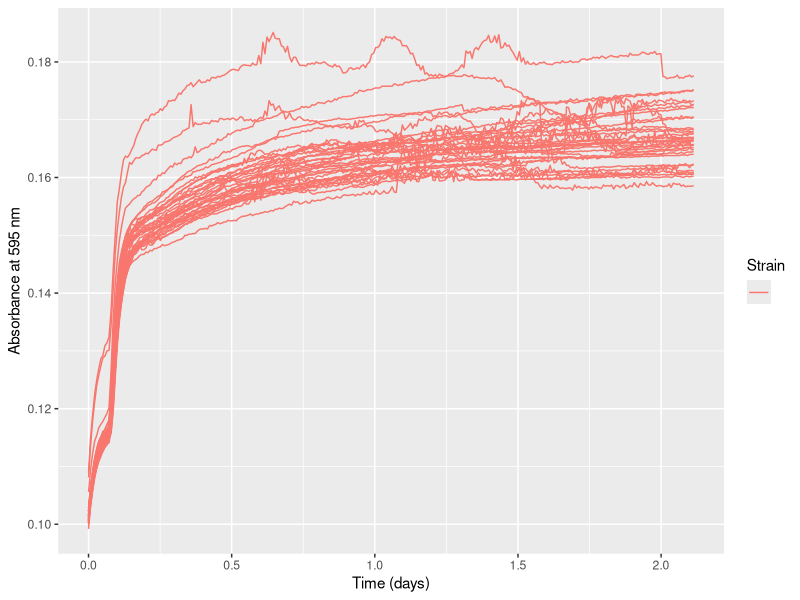
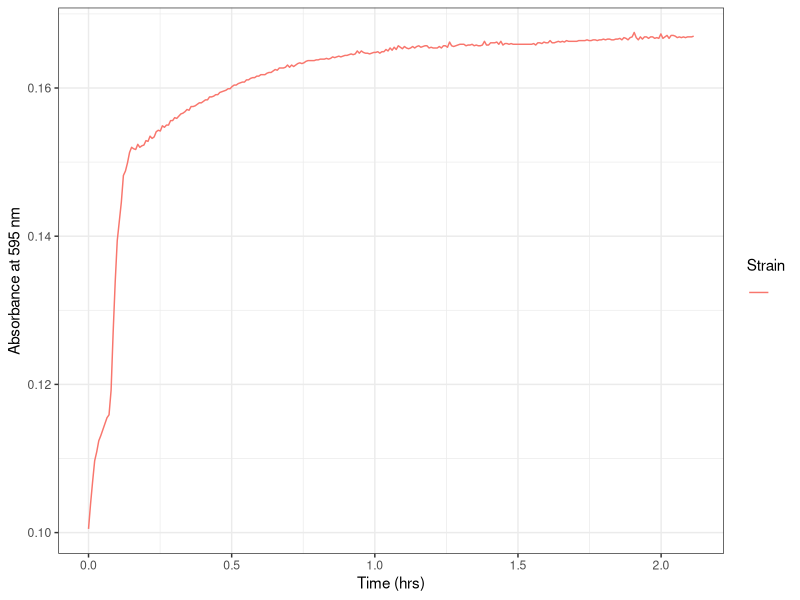
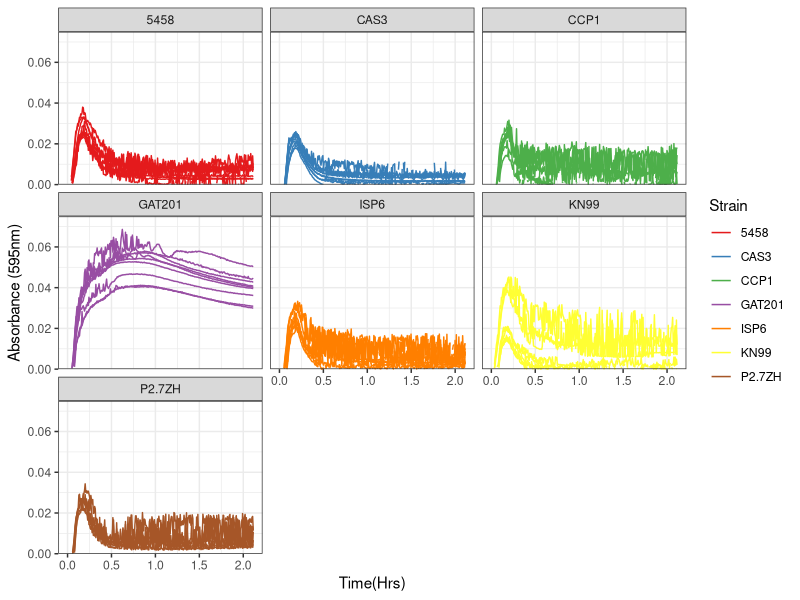
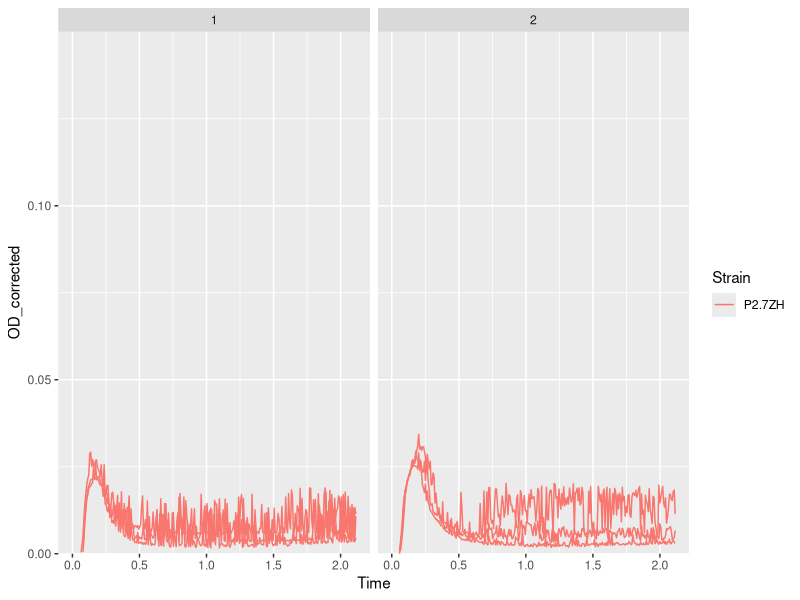
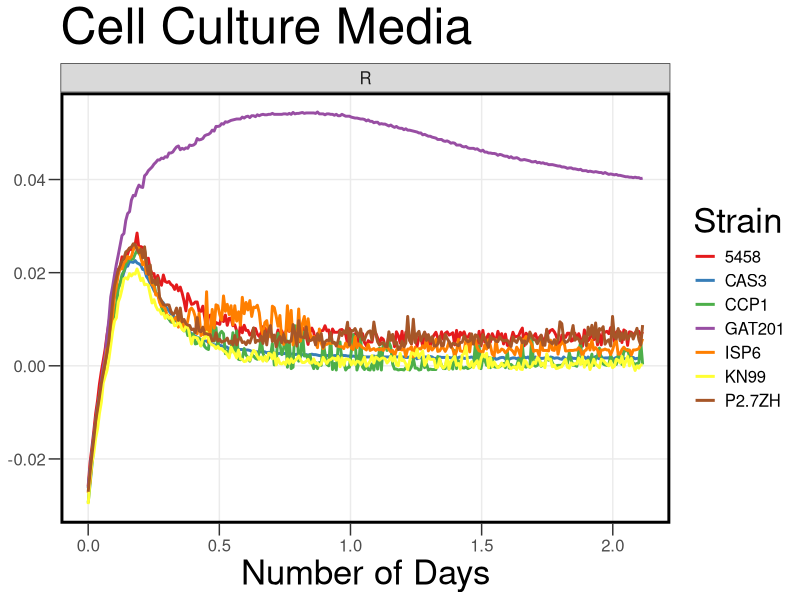
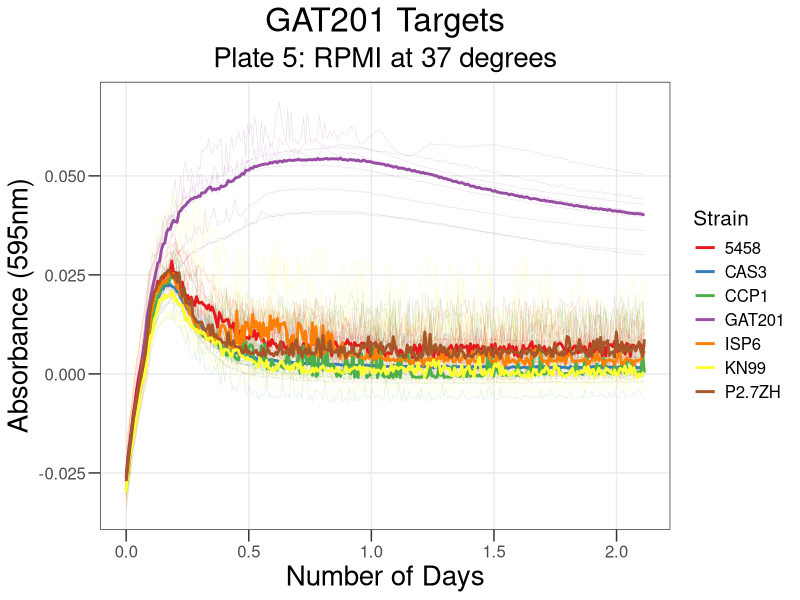
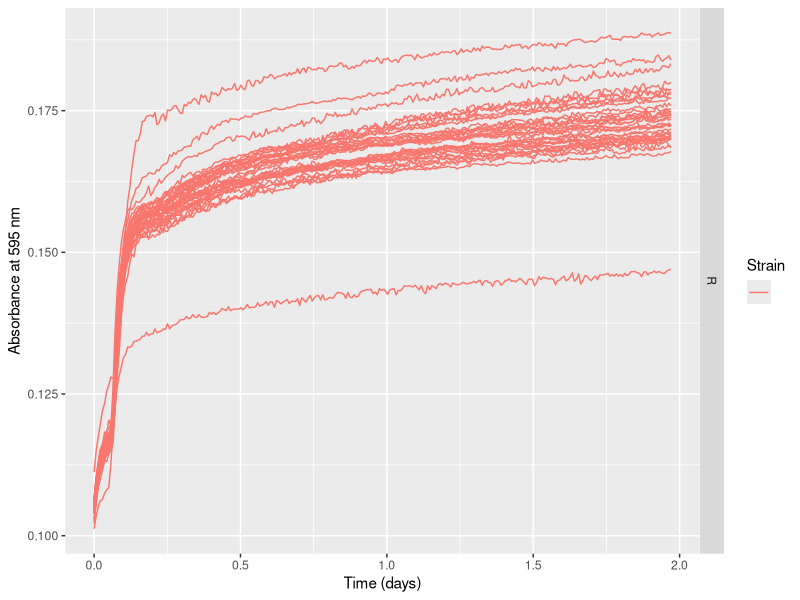
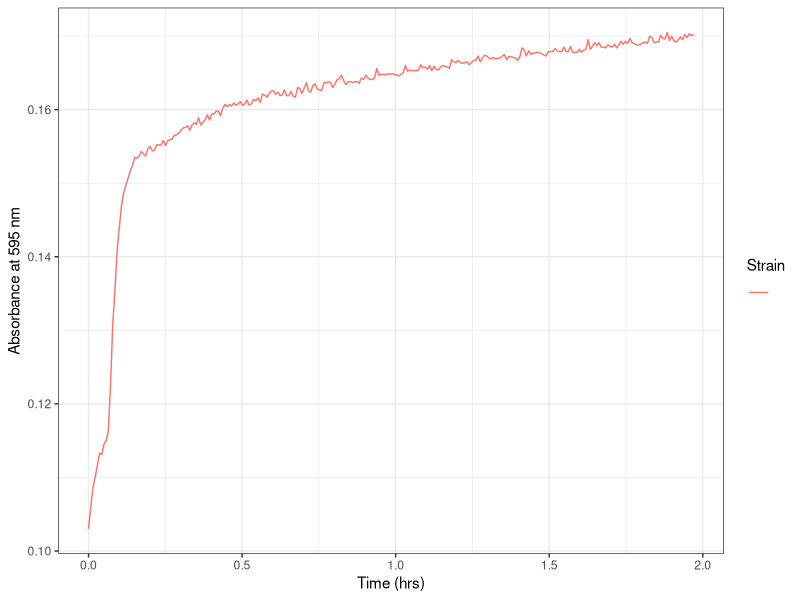

Generate these figures, in order, with R:
## ---- chunk 1
knitr::opts_chunk$set(echo = TRUE)
## ---- chunk 2

library("reshape2")
library(dplyr)
library(ggplot2)
library(tidyverse)
library(rmarkdown)
library(cowplot)
library(yaml)
library(knitr)
## ---- chunk 3

rawdata <- read.csv("../Input/20230329_RPMI_Gat201Targets_Plate5_csv.csv")

## ---- chunk 4

 rawdata_day<-mutate(rawdata, Time = Time/86400)

## ---- chunk 5

reshaped <- melt(rawdata_day, id=c("Time", "Temp"), 
                              variable.name="Well",
                              value.name="OD595")

summary(reshaped)
## ---- chunk 6

platemap <- read.csv("../Input/20230329_RPMI_Gat201Targets_Plate5_setup.csv")
head(platemap, n=50)


## ---- chunk 7

annotated <- inner_join(reshaped, platemap, by="Well")
 
## ---- chunk 8

ggplot(data=filter(annotated,Strain==""),
           aes(x=Time, y=OD595, color=Strain, group = Well)) + 
       geom_line() + 
       labs(x="Time (days)", y="Absorbance at 595 nm")
## ---- chunk 9

ggplot(data=filter(annotated,Well=="B12"), 
       aes(x=Time, y=OD595, color=Strain, group = Well)) + 
       geom_line() + 
     theme_bw()+
     labs(x="Time (hrs)", y="Absorbance at 595 nm")

## ---- chunk 10

blank_OD_summary <- annotated %>%
  filter(Strain=="") %>%
   filter(Well != "A2") %>%
  filter(Well != "A7") %>%
  filter(Well != "A12") %>%
  filter(Well != "H1") %>%
  filter(Well != "H3") %>%
  filter(Well != "H4") %>%
  filter(Well != "H5") %>%
  filter(Well != "H6") %>%
  filter(Well != "H9") %>%
  filter(Well != "H11") %>%
  filter(Well != "B1") %>%
  filter(Well != "D1") %>%
  filter(Well != "F1") %>%
  
    group_by(Media) %>%
  summarise(OD_median=median(OD595),
            OD_mean=mean(OD595),
            OD_max=max(OD595),
            OD_min=min(OD595))
print(blank_OD_summary)
## ---- chunk 11

normalisedOD <- annotated %>%
  left_join(blank_OD_summary, by="Media") %>%
  mutate(OD_corrected = OD595 - OD_median)

## ---- chunk 12

ggplot(data=normalisedOD %>%
                      filter(Strain != ""), 
                      aes(x=Time, y=OD_corrected, color=Strain, group = Well)) + 
       geom_line() + 
       scale_y_continuous(limits=c(0,0.075),expand=c(0,0))+
       facet_wrap(Strain ~ .)+
  
       labs(x = "Time(Hrs)",
            y = "Absorbance (595nm)") +
       theme(text = element_text(size = 20))+
       theme_bw()+
       scale_color_brewer(palette="Set1")
## ---- chunk 13
ggplot(data=normalisedOD %>%
                      filter(Strain == "P2.7ZH"), 
                      aes(x=Time, y=OD_corrected, color=Strain, group = Well)) + 
       geom_line() + 
       scale_y_continuous(limits=c(0,0.15),expand=c(0,0))+
       facet_wrap(Biorep ~ .)
  
       labs(x = "Time(Hrs)",
            y = "Absorbance (595nm)") +
       theme(text = element_text(size = 20))+
       theme_bw()+
       scale_color_brewer(palette="Set1")
## ---- chunk 14

ggplot(data=normalisedOD %>%
                     filter(Strain != ""), 
                      aes(x=Time, y=OD_corrected, color=Strain)) + 
       #geom_line(aes(group = Well), size = 0.2, alpha = 0.2) + 
       stat_summary(fun = "median", geom = "line", size = 1) +
       #scale_y_continuous(limits=c(0,0.5),expand=c(0,0), breaks = c(0, 0.05, 0.1)) +
  
       labs(x = "Number of Days",
            y = "Absorbance (595nm)",
            title = "Cell Culture Media") +
           facet_wrap(Media ~ .)+
       theme_bw() +
       theme(text = element_text(size = 15))+
       theme(axis.title = element_text(size = 25))+
       theme(axis.title.y=element_blank()) +
       theme(axis.ticks.length = unit(0.3, "cm"))+
       theme(title = element_text(size = 30))+
       theme(panel.grid.minor = element_blank())+
       theme(legend.title = element_text(size = 25))+
      theme(legend.background = element_rect(fill = "transparent", color=NA))+
  theme(legend.key = element_rect(fill = "transparent", color=NA))+
       theme (plot.background =  element_rect(fill = "transparent", color=NA), 
         panel.background = element_rect(fill = "transparent", color=NA),)+
      theme(panel.border = element_rect(linetype = "solid", colour = "black", size = 2))+
       scale_color_brewer(palette="Set1")
       
## ---- chunk 15

ggsave("../Results/AllSummary_plate3.png",width = 6.6,height=5)
## ---- chunk 16

ggplot(data=normalisedOD %>%
                     filter(Strain != ""), 
                      aes(x=Time, y=OD_corrected, color=Strain)) + 
       geom_line(aes(group = Well), size = 0.2, alpha = 0.2) + 
       stat_summary(fun = "median", geom = "line", size = 1) +
       #scale_y_continuous(limits=c(0,0.5),expand=c(0,0), breaks = c(0, 0.05, 0.1)) +
   
       labs(x = "Number of Days",
            y = "Absorbance (595nm)",
            title = "GAT201 Targets", subtitle = "Plate 5: RPMI at 37 degrees") +
 
       theme_bw() +
       theme(text = element_text(size = 15))+
       theme(axis.title = element_text(size = 20)) +
  theme(axis.ticks.length = unit(0.3, "cm"))+
       theme(title = element_text(size = 20))+
    
       theme(legend.title = element_text(size = 15))+
  theme(panel.grid.minor = element_blank())+
   theme(plot.title = element_text(hjust = 0.5), plot.subtitle = element_text(hjust = 0.5) )+
  
       scale_color_brewer(palette="Set1")
## ---- chunk 17

ggsave("../Results/AllStatSummaryPlate5.png",width = 6.6,height=5)
## ---- chunk 18

rawdata <- read.csv("../Input/20230329_RPMI_Gat201Targets_Plate6_csv.csv")

## ---- chunk 19

 rawdata_day<-mutate(rawdata, Time = Time/86400)

## ---- chunk 20

reshaped <- melt(rawdata_day, id=c("Time", "Temp"), 
                              variable.name="Well",
                              value.name="OD595")

summary(reshaped)
## ---- chunk 21

platemap <- read.csv("../Input/20230329_RPMI_Gat201Targets_Plate6_setup.csv")
head(platemap, n=50)


## ---- chunk 22

annotated <- inner_join(reshaped, platemap, by="Well")
 
## ---- chunk 23

ggplot(data=filter(annotated,Strain==""),
           aes(x=Time, y=OD595, color=Strain, group = Well)) + 
       geom_line() + 
       facet_grid(Media ~ .) +
       labs(x="Time (days)", y="Absorbance at 595 nm")
## ---- chunk 24

ggplot(data=filter(annotated,Well=="G12"), 
       aes(x=Time, y=OD595, color=Strain, group = Well)) + 
 
       geom_line() + 
     theme_bw()+
     labs(x="Time (hrs)", y="Absorbance at 595 nm")

## ---- chunk 25

blank_OD_summary <- annotated %>%
  filter(Strain=="") %>%
  filter(Well != "A6") %>%
  filter(Well != "A7") %>%
  filter(Well != "A8") %>%
  filter(Well != "A12") %>%
  filter(Well != "H6") %>%
  filter(Well != "H7") %>%
  filter(Well != "H9") %>%
  filter(Well != "H10") %>%
  filter(Well != "D1") %>%
  filter(Well != "D12") %>%
  filter(Well != "E12") %>%
  
    group_by(Media) %>%
  summarise(OD_median=median(OD595),
            OD_mean=mean(OD595),
            OD_max=max(OD595),
            OD_min=min(OD595))
print(blank_OD_summary)
## ---- chunk 26

normalisedOD <- annotated %>%
  left_join(blank_OD_summary, by="Media") %>%
  mutate(OD_corrected = OD595 - OD_median)

## ---- chunk 27

ggplot(data=normalisedOD %>%
                      filter(Strain != ""), 
                      aes(x=Time, y=OD_corrected, color=Strain, group = Well)) + 
       geom_line() + 
       scale_y_continuous(limits=c(0,0.05),expand=c(0,0))+
       facet_wrap(Strain ~ .)+
  
       labs(x = "Time(Hrs)",
            y = "Absorbance (595nm)") +
       theme(text = element_text(size = 20))+
       theme_bw()+
       scale_color_brewer(palette="Set1")
## ---- chunk 28

ggplot(data=normalisedOD %>%
                      filter(Strain == "SCW1"), 
                      aes(x=Time, y=OD_corrected, color=Strain, group = Well)) + 
       geom_line() + 
       scale_y_continuous(limits=c(0,0.15),expand=c(0,0))+
       facet_wrap(Biorep ~ .)+
  
       labs(x = "Time(Hrs)",
            y = "Absorbance (595nm)") +
       theme(text = element_text(size = 20))+
       theme_bw()+
       scale_color_brewer(palette="Set1")
## ---- chunk 29

ggplot(data=normalisedOD %>%
                     filter(Strain != ""), 
                      aes(x=Time, y=OD_corrected, color=Strain)) + 
       #geom_line(aes(group = Well), size = 0.2, alpha = 0.2) + 
       stat_summary(fun = "median", geom = "line", size = 1) +
       #scale_y_continuous(limits=c(0,0.5),expand=c(0,0), breaks = c(0, 0.05, 0.1)) +
  
       labs(x = "Number of Days",
            y = "Absorbance (595nm)",
            title = "Cell Culture Media") +
           facet_wrap(Media ~ .)+
       theme_bw() +
       theme(text = element_text(size = 15))+
       theme(axis.title = element_text(size = 25))+
       theme(axis.title.y=element_blank()) +
       theme(axis.ticks.length = unit(0.3, "cm"))+
       theme(title = element_text(size = 30))+
       theme(panel.grid.minor = element_blank())+
       theme(legend.title = element_text(size = 25))+
      theme(legend.background = element_rect(fill = "transparent", color=NA))+
  theme(legend.key = element_rect(fill = "transparent", color=NA))+
       theme (plot.background =  element_rect(fill = "transparent", color=NA), 
         panel.background = element_rect(fill = "transparent", color=NA),)+
      theme(panel.border = element_rect(linetype = "solid", colour = "black", size = 2))+
       scale_color_brewer(palette="Set1")
       
## ---- chunk 30

ggsave("../Results/AllSummary.png",width = 6.6,height=5)
## ---- chunk 31

ggplot(data=normalisedOD %>%
                     filter(Strain != ""), 
                      aes(x=Time, y=OD_corrected, color=Strain)) + 
       geom_line(aes(group = Well), size = 0.2, alpha = 0.2) + 
       stat_summary(fun = "median", geom = "line", size = 1) +
       #scale_y_continuous(limits=c(0,0.5),expand=c(0,0), breaks = c(0, 0.05, 0.1)) +
   
       labs(x = "Number of Days",
            y = "Absorbance (595nm)",
            title = "GAT201 Targets", subtitle = "Plate 6: RPMI at 37 degrees") +
 
       theme_bw() +
       theme(text = element_text(size = 15))+
       theme(axis.title = element_text(size = 20)) +
  theme(axis.ticks.length = unit(0.3, "cm"))+
       theme(title = element_text(size = 20))+
    
       theme(legend.title = element_text(size = 15))+
  theme(panel.grid.minor = element_blank())+
   theme(plot.title = element_text(hjust = 0.5), plot.subtitle = element_text(hjust = 0.5) )+
  
       scale_color_brewer(palette="Set1")
## ---- chunk 32

ggsave("../Results/AllStatSummaryPlate6.png",width = 6.6,height=5)
